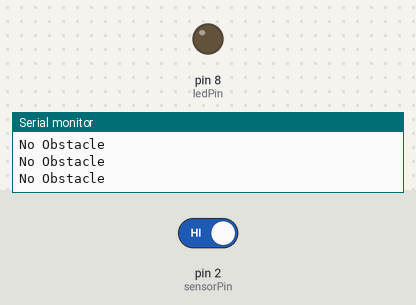
The sketch below on a simulated Arduino Uno, built with avr-gcc and run on an emulated ATmega328P. On the bench: output pins drawn as LEDs (lit = HIGH), the last lines printed to the serial monitor. The test bench sets the inputs (shaded band); at power-on: pin 2 (sensorPin) HIGH.

Above: at 1.2 s.
1.3 s: pin 2 (sensorPin) driven LOW
At 2.6 s:
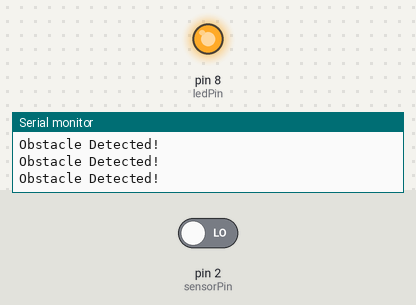
2.9 s: pin 2 (sensorPin) driven HIGH
At 4.0 s:
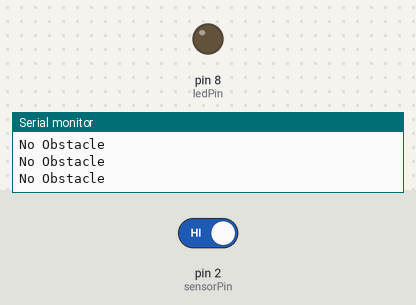
Timing chart, 0 to 5.9 s (numbered marks = the images above; inputs shaded):
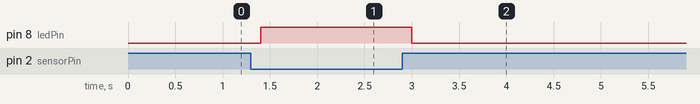

The sketch:

sketch_may25a.ino
```cpp
int sensorPin = 2;
int ledPin = 8;

void setup() {
  pinMode(sensorPin, INPUT);
  pinMode(ledPin, OUTPUT);

  Serial.begin(9600);
}

void loop() {

  int sensorValue = digitalRead(sensorPin);

  if(sensorValue == LOW) {
    digitalWrite(ledPin, HIGH);
    Serial.println("Obstacle Detected!");
  }
  else {
    digitalWrite(ledPin, LOW);
    Serial.println("No Obstacle");
  }

  delay(200);
}
```

Measured:
- after the input at 1.3 s, pin 8 (ledPin): LOW → HIGH after 0.10 s
- after the input at 2.9 s, pin 8 (ledPin): HIGH → LOW after 0.10 s
